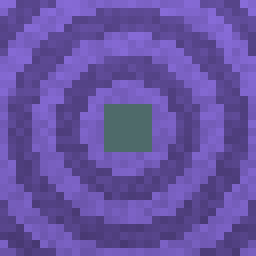
#> input picture docs/alien-caves-crops-v1/source/block/eclipse_pumpkin_top.png, 32 x 32 px, given in place of gildwood_sapling.png, which was not available (shown 8 times larger)
$ python ingame_fix_sheet.py
#> lines starting #> are read from the running program, lines starting #| are printed output that depends on the picture; pictures that were not available may be replaced by others from this repository, and a replacement may not be noted
#> in tex, returned value is the input picture: PIL image 32x32 RGBA; mean R, G, B, A 102.7, 82.9, 163.2, 255
#> call 2 of tex, with name = 'hoarwood_sapling'
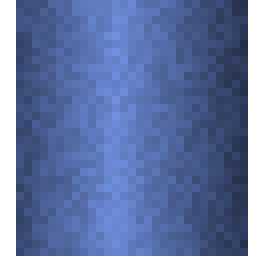
#> input picture docs/alien-caves-crops-v1/source/block/g2_p3_pointed_dripstone_down_base.png, 32 x 32 px, given in place of hoarwood_sapling.png, which was not available (shown 8 times larger)
#> in tex, returned value is the input picture: PIL image 32x32 RGBA; mean R, G, B, A 69.6, 89.4, 138.6, 231.1
"""In-game fix sheet: colleague's screenshots (left) vs the design-branch texture/model (right) + the rule.
Writes docs/zero-g-tweaks-bundle/sheets/fixes/ingame_fix_sheet.png"""
import os, textwrap
from PIL import Image, ImageDraw, ImageFont

REPO = '/home/claude/zerog-tweaks'
UP = '/root/.claude/uploads/23345d11-2ce7-53a5-9128-b35ae672adbe'
TEX = f'{REPO}/src/main/resources/assets/zerog_tweaks/textures/block'
OUT = f'{REPO}/docs/zero-g-tweaks-bundle/sheets/fixes'
os.makedirs(OUT, exist_ok=True)
F = lambda s, b=False: ImageFont.truetype(f'/usr/share/fonts/truetype/dejavu/DejaVuSans{"-Bold" if b else ""}.ttf', s)

# same maths as client/ZGBlockColors.java
TYPE = {'ocean': 0x7C9CB8, 'frozen': 0xDDEAF2, 'crystal': 0xC6AEE6}
GAL = [0xFFFFFF, 0x9CB8F0, 0x9CB8F0, 0xF0A878, 0xC8E6F0, 0xF4D68C]
def mul(a, b): return tuple(((a >> s) & 255) * ((b >> s) & 255) // 255 for s in (16, 8, 0))
def tint(t, g):
    gal = GAL[g]; soft = ((gal & 0xFEFEFE) // 2) + 0x808080
    r, gg, b = mul(TYPE[t], soft); return (r << 16) | (gg << 8) | b
def tinted(name, t, g):
#> called with name = 'brine_crystal', t = 'ocean', g = 2
    im = Image.open(f'{TEX}/{name}.png').convert('RGBA'); c = tint(t, g)
    cr, cg, cb = (c >> 16) & 255, (c >> 8) & 255, c & 255
    px = [(r * cr // 255, gg * cg // 255, b * cb // 255, a) for r, gg, b, a in im.getdata()]
#> px = 1024 items, first 6: (0, 0, 0, 0), (0, 0, 0, 0), (23, 39, 81, 255), (25, 43, 88, 255), (25, 43, 90, 255), (24, 42, 87, 255)
    o = Image.new('RGBA', im.size); o.putdata(px); return o
#> after `o = Image.new('RGBA', im.size)`: o: PIL image 32x32 RGBA; every value is 0
#> after `o.putdata(px)`:
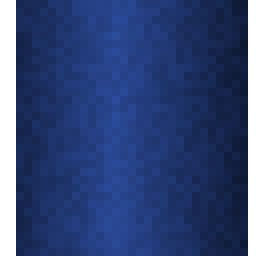
#> o: PIL image 32x32 RGBA (shown 8 times larger); mean R, G, B, A 26.9, 46.5, 96.3, 231.1; transparent parts drawn white
def tex(name): return Image.open(f'{TEX}/{name}.png').convert('RGBA')

ROWS = [
 ('cfc1c2e2', (760, 380, 1160, 720), 'Gildwood Sapling', 'OLD BUILD',
  'Old squiggle texture: the screenshot is from the 1.21.1-update branch, which does not have the new sapling art.',
  'Fixed on design/v1.2-assets: vanilla oak_sapling layout. 1-2 px stem from bottom centre, side twig, 3-tone leaf crown from the tree\'s own leaves/log palette. Model: block/cross, render_type cutout. Item: item/generated layer0 = block texture.',
  [tex('gildwood_sapling')]),
 ('5a0d54da', (700, 320, 1060, 680), 'Hoarwood Sapling', 'OLD BUILD',
  'Same as Gildwood: old texture from the 1.21.1-update build.',
  'Fixed on design branch: frosted drooping crown, white frost specks. Same cross model and cutout render type as every sapling.',
  [tex('hoarwood_sapling')]),
 ('9270781a', (840, 400, 1140, 720), 'Brine Crystal', 'GREY - NO TINT',
  'Grey on purpose-made grayscale art. The model is block/tinted_cross (tintindex 0) but no colour handler was registered, so Minecraft multiplies by white = raw grey. Same for the held item.',
  'Fixed now: client/ZGBlockColors.java moved into src. Tint = wasteland type x galaxy colour, read from the gN_pM dimension id; Overworld/planets fall back to Galaxy 2. Grey levels raised to 175-225 so the tint is not muddy. Right: Overworld, G3, G4, G5.',
  [tinted('brine_crystal', 'ocean', 2), tinted('brine_crystal', 'ocean', 3), tinted('brine_crystal', 'ocean', 4), tinted('brine_crystal', 'ocean', 5)]),
 ('21fca42c', (780, 340, 1180, 720), 'Prism Cluster', 'GREY - NO TINT',
  'Same cause as Brine Crystal: grayscale texture on tinted_cross, no colour handler.',
  'Fixed by the same ZGBlockColors wiring (crystal type, lavender). Also fixes Frost Crystal and all 307 grayscale wasteland blocks: stones, bricks, slabs, stairs, walls, sands, glass. Right: Overworld, G3, G4, G5.',
  [tinted('prism_cluster', 'crystal', 2), tinted('prism_cluster', 'crystal', 3), tinted('prism_cluster', 'crystal', 4), tinted('prism_cluster', 'crystal', 5)]),
 ('da0f19fc', (720, 340, 1060, 640), 'Cerulite Cluster', 'OK',
  'Correct: coloured texture on a plain block/cross, no tint needed. AmethystClusterBlock gives the thin hitbox and face placement.',
  'Rule for all 4 crystals: one 16x16 sprite of 3-5 spikes, transparent background, spikes rooted on the bottom row; X-billboard (cross) model; blockstate rotates by facing like amethyst_cluster.',
  [tex('cerulite_cluster')]),
 ('ab6b17ee', (720, 300, 1140, 700), 'Glowkelp', 'OLD BUILD',
  'Grey, standing on grass: old build. There it was a tinted grey plant that accepted any ground.',
  'Fixed on design branch: kelp counterpart. Must be placed in a full water source, grows upward. Two coloured textures (no tint): glowkelp = tip with glowing bulb, glowkelp_plant = seamless stem that tiles vertically. Both block/cross, cutout, light 8.',
  [tex('glowkelp'), tex('glowkelp_plant')]),
 ('c391ba44', (650, 220, 1200, 700), 'Pyrevine', 'OLD BUILD',
  'Old single texture, no berries, and the held item uses the vine art. Old build.',
  'Fixed on design branch: cave_vines counterpart. 4 textures: pyrevine / pyrevine_lit (tip, curl at the bottom) and pyrevine_plant / pyrevine_plant_lit (body, tiles vertically). The _lit versions add Pyrefruit berries and light 14. You plant it with Pyrefruit, like glow berries.',
  [tex('pyrevine'), tex('pyrevine_lit'), tex('pyrevine_plant'), tex('pyrevine_plant_lit')]),
 ('48cef392', (620, 260, 1220, 820), 'Lunar Lichen', 'OLD BUILD',
  'Standing X-shape in the middle of the block: the old cross model. Lichen should lie flat against faces.',
  'Fixed on design branch: glow_lichen counterpart (multiface). The texture is a full 16x16 patchy face texture drawn edge to edge. The model is one flat plane at z=0.1; the blockstate is multipart, rotated per face (north/south/east/west/up/down). Shears-only drops.',
  [tex('lunar_lichen'), tex('rust_lichen')]),
]
#> call 2 of tinted, with name = 'brine_crystal', t = 'ocean', g = 3
#> in tinted (call 2), `px = [(r * cr // 255, gg * cg // 255, b * cb // 255, a) for r, gg, b, ..`: px = 1024 items, first 6: (0, 0, 0, 0), (0, 0, 0, 0), (27, 38, 61, 255), (30, 41, 67, 255), (30, 41, 68, 255), (29, 40, 66, 255)
#> in tinted (call 2), `o.putdata(px)`:
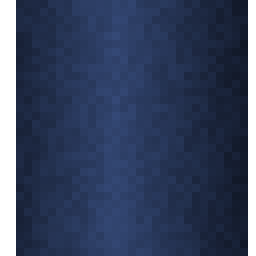
#> o: PIL image 32x32 RGBA (shown 8 times larger); mean R, G, B, A 32.3, 44.8, 72.9, 231.1; transparent parts drawn white
#> (the run stopped early here; a loop or call above may not have finished)
